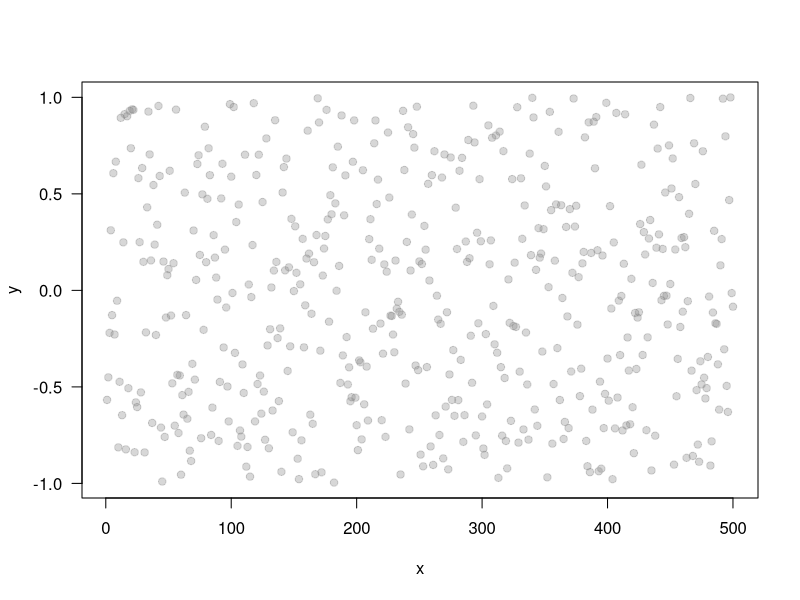
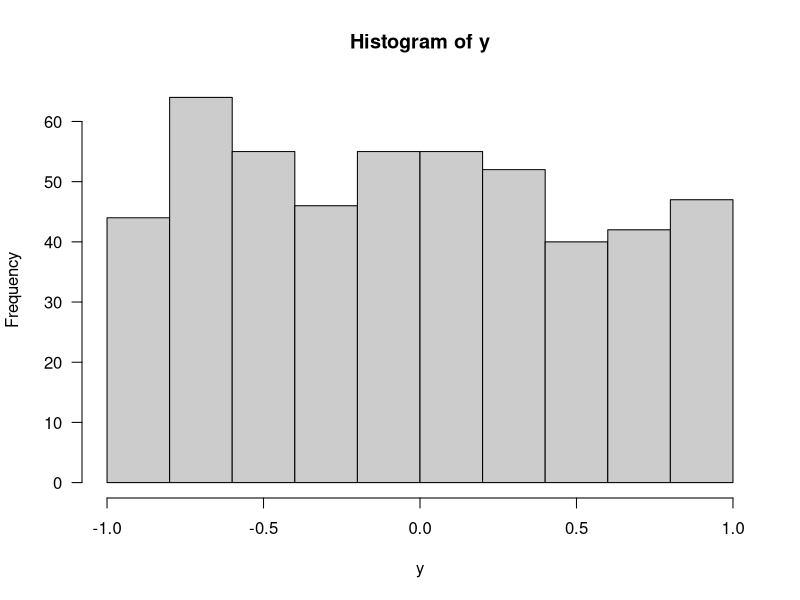
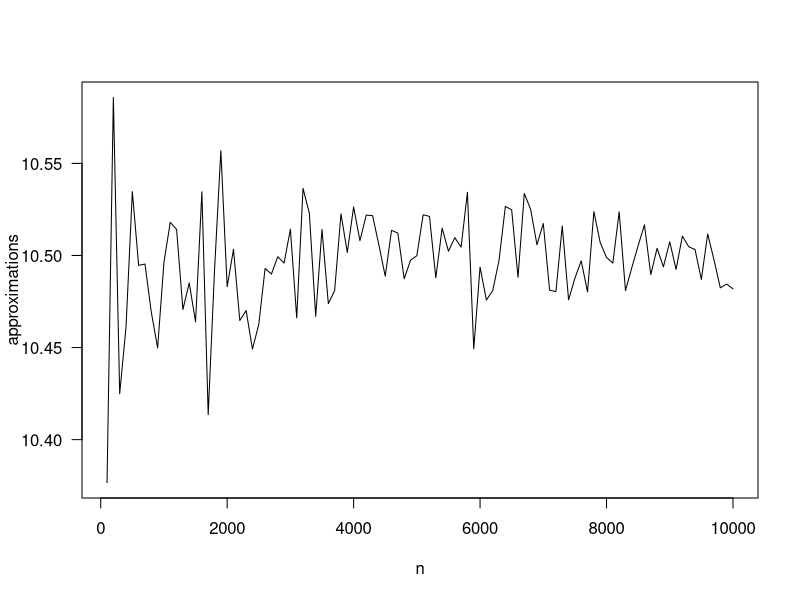
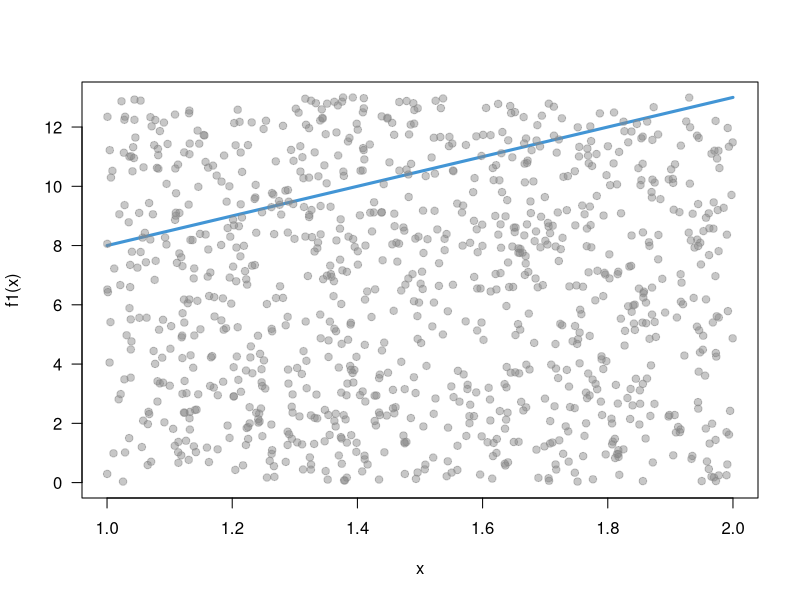
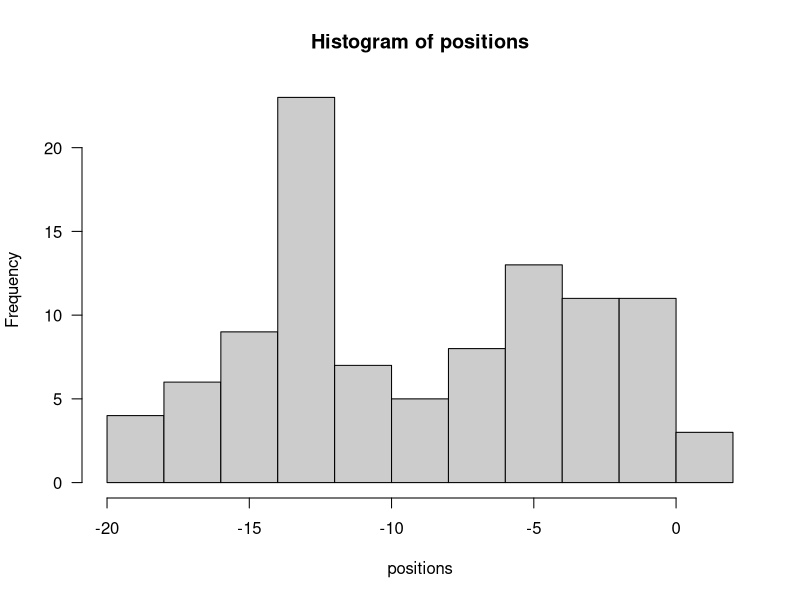
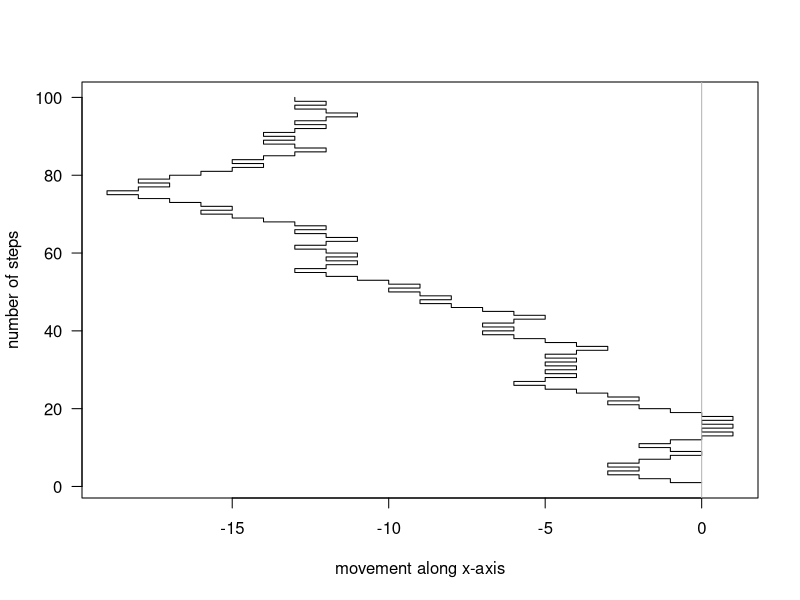
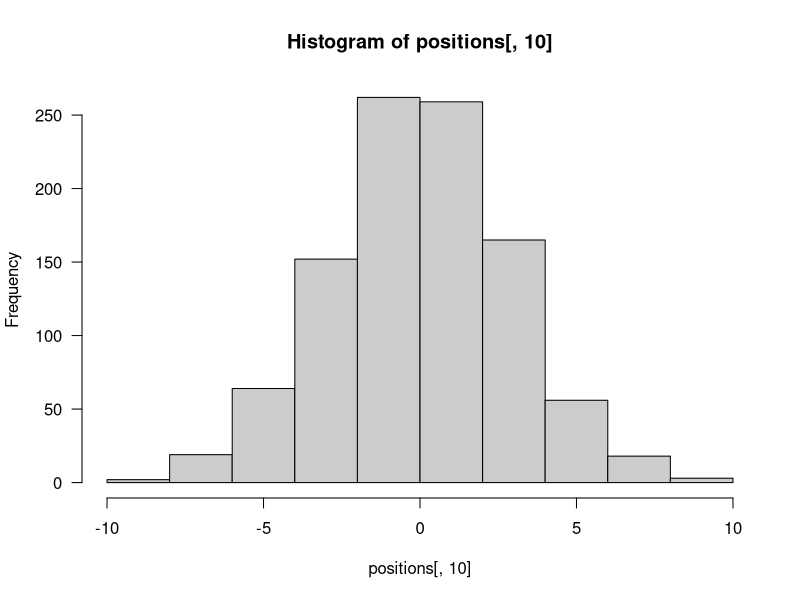
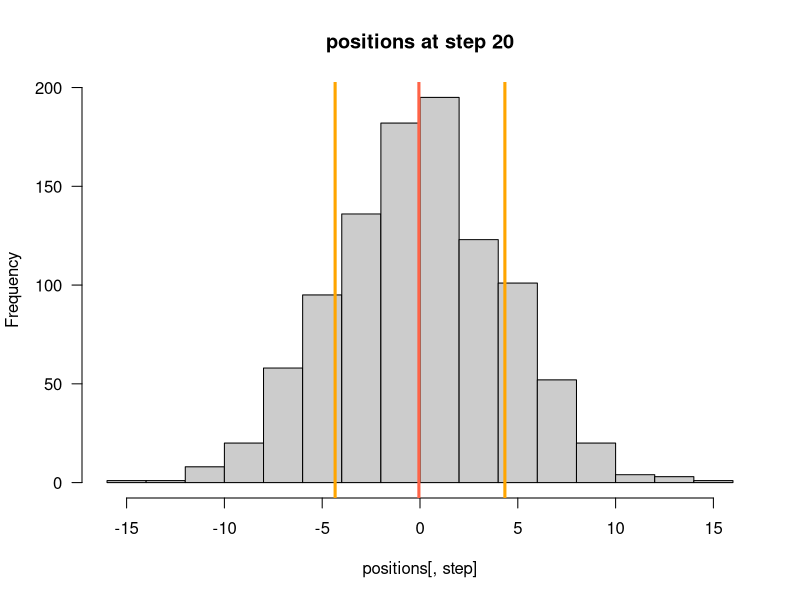

The R script that drew these images, in order:
## ---- chunk 1
knitr::opts_chunk$set(echo = TRUE, error = TRUE)
## ---- chunk 2
set.seed(123)
runif(4)
## ---- chunk 3
set.seed(123)
runif(4)
## ---- chunk 4
set.seed(345)
n <- 500
x <- 1:n
y <- runif(n, min = -1, max = 1)

plot(x, y, las = 1, pch = 19, col = "#88888855")
## ---- chunk 5
hist(y, las = 1, col = "gray80")
## ---- chunk 6
sample.int(10)
## ---- chunk 7
# colored balls in a box
box <- c(rep('blue', 4), rep('white', 5), rep('yellow', 3))
box

# drawing three balls without replacement
sample(box, 3)
## ---- chunk 8
# number of balls drawn, and repetitions
draw <- 3
reps <- 1000

outputs <- matrix("", nrow = reps, ncol = draw)
set.seed(123)
for (i in 1:reps) {
  outputs[i,] <- sample(box, draw)
}
head(outputs)
## ---- chunk 9
# number of blue balls in each experiment
blues <- apply(outputs, 1, function(x) sum(x == "blue"))

# number of at least two blue balls
sum(blues >= 2)

# approx probability of two or more blue balls
sum(blues >= 2) / reps
## ---- chunk 10
mc_integration <- function(f, a, b, n) {
  x <- runif(n, min = a, max = b)
  (b - a) * mean(f(x))
}
## ---- chunk 11
f1 <- function(x) 3 + 5*x

mc_integration(f1, 1, 2, 100)
## ---- chunk 12
n <- seq(100, 10000, by = 100)

approximations <- rep(0, length(n))

for (i in 1:length(n)) {
  approximations[i] <- mc_integration(f1, 1, 2, n[i])
}

plot(n, approximations, type = "l", las = 1)
## ---- chunk 13
mc_area <- function(f, a, b, n, m) {
  below <- 0
  x <- runif(n, min = a, max = b)
  y <- runif(n, min = 0, max = m)
  below <- sum(f1(x) < y)
  area <- (b - a) * m * (below / n)
  area
}
## ---- chunk 14
f1 <- function(x) 3 + 5*x

mc_area(f1, 1, 2, 1000, 13)
## ---- chunk 15
x = seq(1, 2, length.out = 1000)
plot(x, f1(x), type = "l", ylim = c(0, 13), 
     col = "#4295d5", lwd = 3, las = 1)
xr <- runif(1000, 1, 2)
yr <- runif(1000, 0, 13)
points(xr, yr, col = "#88888877", pch = 19)
## ---- chunk 16
# random walk for one particle
steps <- 100
left_or_right <- c(-1, 1)

# start in position 0
previous <- 0
positions <- rep(0, steps)

set.seed(123)
for (s in 2:steps) {
  # move to left or right?
  move <- sample(left_or_right, 1)
  positions[s] <- previous + move
  previous <- positions[s]
}

# final position after 100 steps
positions[steps]
## ---- chunk 17
hist(positions, col = "gray80", las = 1)
## ---- chunk 18
plot(positions, 1:steps, las = 1, type = "s",
     xlab = "movement along x-axis", 
     ylab = "number of steps")
abline(v = 0, col = "gray70")
## ---- chunk 19
# random walk for one particle
particles <- 1000
steps <- 30

# matrix to store positions
positions <- matrix(0, nrow = particles, ncol = steps)
left_or_right <- c(-1, 1)

set.seed(123)
for(p in 1:particles) {
  # start in position 0
  previous <- 0 
  for (s in 2:steps) {
    # move to left or right?
    move <- sample(left_or_right, 1)
    current <- previous + move
    positions[p, s] <- current
    previous <- current
  }
}
## ---- chunk 20
# distribution of positions of 1000 particles at step 10
hist(positions[,10], las = 1, col = "gray80")
## ---- chunk 21
# statistics of positions
hist_positions <- function(positions, step = 1) {
  mean_positions <- colMeans(positions)
  sd_positions <- apply(positions, 2, sd)
  hist(positions[ ,step], col = "gray80", las = 1,
       main = paste("positions at step", step))
  abline(v = mean_positions[step], col = "tomato", lwd = 3)
  abline(v = sd_positions[step], col = "orange", lwd = 3)
  abline(v = -sd_positions[step], col = "orange", lwd = 3)
}

hist_positions(positions, step = 20)
